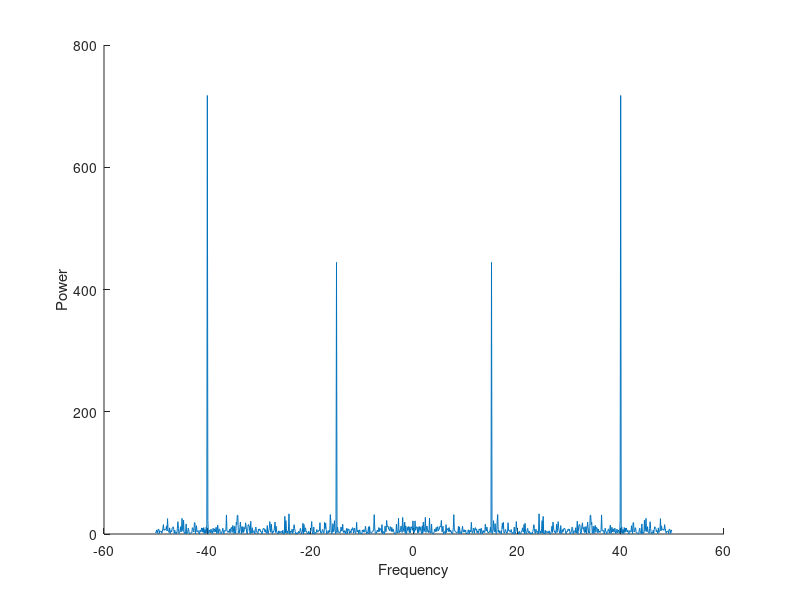

Reproduce this figure in MATLAB.
pkg load signal;
rng('default')
fs = 100;                                % sample frequency (Hz)
t = 0:1/fs:10-1/fs;                      % 10 second span time vector
x = (1.3)*sin(2*pi*15*t) ...             % 15 Hz component
  + (1.7)*sin(2*pi*40*(t-2)) ...         % 40 Hz component
  + 2.5*randn(size(t));                  % Gaussian noise;

y = fft(x);

n = length(x);          % number of samples
f = (0:n-1)*(fs/n);     % frequency range
power = abs(y).^2/n;    % power of the DFT

#plot(f,power);
xlabel('Frequency');
ylabel('Power');
##--------------
hold on

y0 = fftshift(y);         % shift y values
f0 = (-n/2:n/2-1)*(fs/n); % 0-centered frequency range
power0 = abs(y0).^2/n;    % 0-centered power

plot(f0,power0);hold off;
xlabel('Frequency')
ylabel('Power')
